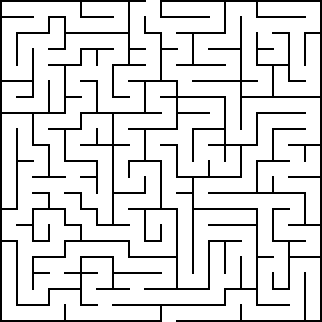
#> input picture Solve the Maze/Test images/20x20.png, 322 x 322 px, found by its file name
$ python 'MazeSolver 20*20.py'   (older library calls are emulated)
#> lines starting #> are read from the running program, lines starting #| are printed output that depends on the picture; after the words box and inside, x2 and y2 are one past the last pixel; in counts of white or black regions, pixels touching at a corner belong together
import cv2
import numpy as np

filename = '20x20'
img = cv2.imread(filename+'.png')
#> img is the input picture: shape (322, 322, 3); 86.4% white; black in thin lines or dots
cv2.imshow('Maze', img)

# Binary conversion
gray = cv2.cvtColor(img, cv2.COLOR_BGR2GRAY)
#> gray: shape (322, 322); 86.4% white; black in thin lines or dots
# Inverting tholdolding will give us a binary image with a white wall and a black background.
ret, thresh = cv2.threshold(gray, 127, 255, cv2.THRESH_BINARY_INV)
#> thresh: shape (322, 322); 13.6% white in thin lines or dots
cv2.imwrite(filename+'/1. Threshold1.jpg', thresh)
cv2.imshow('Threshold 1', thresh)

# Contours
image, contours, hierarchy = cv2.findContours(thresh, cv2.RETR_EXTERNAL, cv2.CHAIN_APPROX_NONE)
#> contours = 2 contours; box (x1, y1, x2, y2) and area: (0, 0, 306, 322) 5044, (160, 0, 322, 322) 2116
dc = cv2.drawContours(thresh, contours, 0, (255, 255, 255), 5)
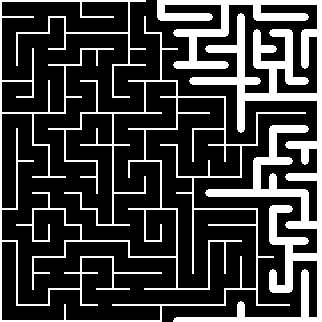
#> dc: shape (322, 322); 23.5% white; 2 white regions, box (x1, y1, x2, y2) and area: (157, 0, 322, 322) 14423, (0, 0, 306, 322) 9892
cv2.imwrite(filename+'/2. Contours1.jpg', dc)
cv2.imshow('Contours 1', dc)

dc = cv2.drawContours(dc, contours, 1, (0,0,0) , 5)
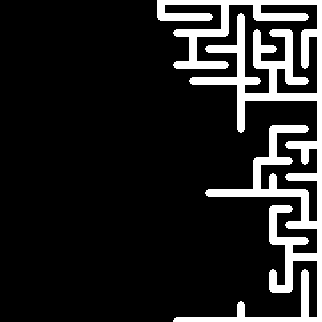
#> dc: shape (322, 322); 13.9% white; 1 white region, box (x1, y1, x2, y2) and area: (157, 0, 322, 322) 14423
cv2.imwrite(filename+'/3. Contours2.jpg', dc)
cv2.imshow('Contours 2', dc)

ret, thresh = cv2.threshold(dc, 240, 255, cv2.THRESH_BINARY)
cv2.imwrite(filename+'/4. Threshold2.jpg', thresh)
cv2.imshow('Threshold 2', thresh)

ke = 19
kernel = np.ones((ke, ke), np.uint8)

# Dilate


dilation = cv2.dilate(thresh, kernel, iterations=1)
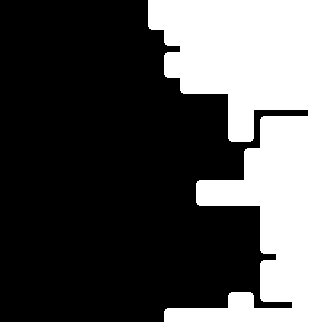
#> dilation: shape (322, 322); 32.5% white; 1 white region, box (x1, y1, x2, y2) and area: (148, 0, 322, 322) 33735
cv2.imwrite(filename+'/5. Dilation.jpg', dilation)
cv2.imshow('Dilation', dilation)

# Erosion


erosion = cv2.erode(dilation, kernel, iterations=1)
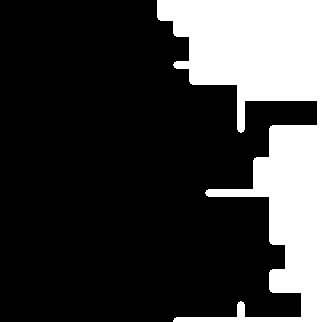
#> erosion: shape (322, 322); 24% white; 1 white region, box (x1, y1, x2, y2) and area: (157, 0, 322, 322) 24933
cv2.imwrite(filename+'/6. Erosion.jpg', erosion)
cv2.imshow('Erosion', erosion)

# Find differences between two images
diff = cv2.absdiff(dilation, erosion)
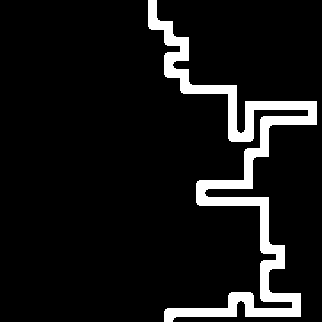
#> diff: shape (322, 322); 8.5% white; 1 white region, box (x1, y1, x2, y2) and area: (148, 0, 317, 322) 8802
cv2.imwrite(filename+'/7. Difference.jpg', diff)
cv2.imshow('Difference', diff)

# splitting the channels of maze


# Write code for splitting channels of Maze


# In order to display the solution on the original maze image, first divide the original maze into r, g, b components.
# Now create a mask by inverting the diff image.
# The bitwise and r and g components of the original maze using the mask created in the last step.
# This step will remove the red and green components from the image portion of the maze solution.
# The last one is to merge all the components and we will use the blue marked solution.

# masking out the green and red colour from the solved path
#> (the run stopped early here; a loop or call above may not have finished)

$ run again, with Solve the Maze/Test images/50x50.png copied over Solve the Maze/Test images/20x20.png
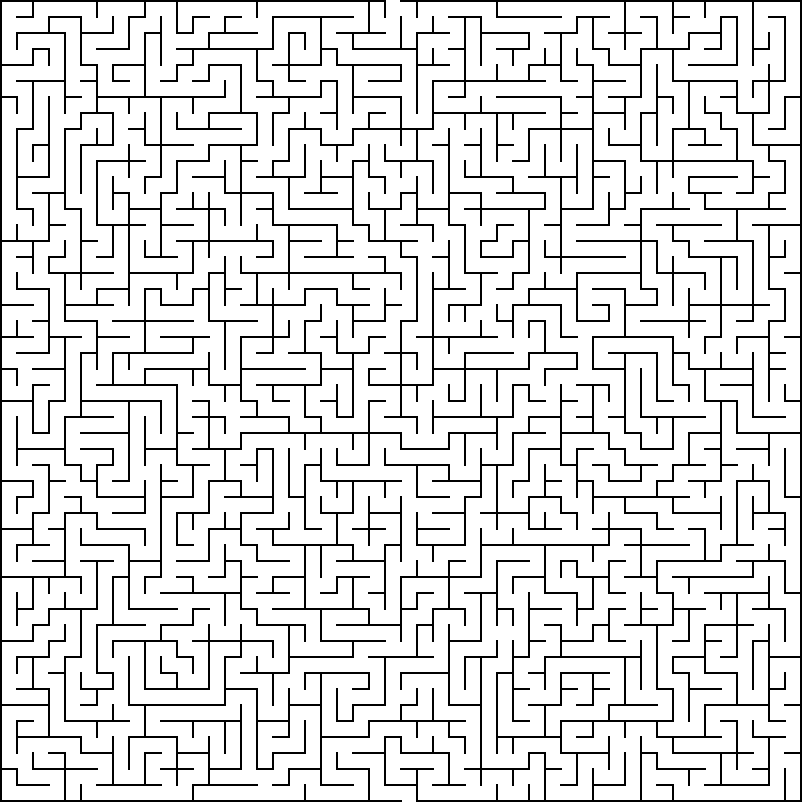
#> input picture Solve the Maze/Test images/50x50.png, 802 x 802 px, found by its file name
#> img is the input picture: shape (802, 802, 3); 87.1% white; black in thin lines or dots
#> gray: shape (802, 802); 87.1% white; black in thin lines or dots
#> thresh: shape (802, 802); 12.9% white in thin lines or dots
#> contours = 2 contours; box (x1, y1, x2, y2) and area: (160, 0, 802, 802) 25012, (0, 0, 546, 802) 17486
#> `dc = cv2.drawContours(dc, contours, 1, (0,0,0) , 5)`:
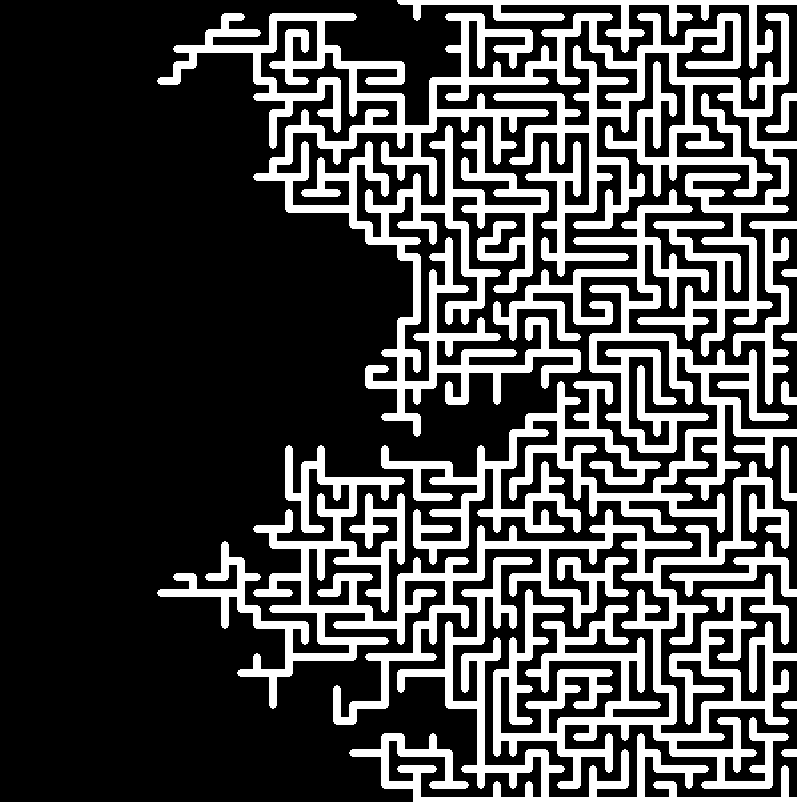
#> dc: shape (802, 802); 28.8% white; 1 white region, box (x1, y1, x2, y2) and area: (157, 0, 802, 802) 185500
#> dilation: shape (802, 802); 62.4% white; 1 black region, box (x1, y1, x2, y2) and area: (0, 0, 548, 802) 242065
#> erosion: shape (802, 802); 56.4% white; 1 black region, box (x1, y1, x2, y2) and area: (0, 0, 557, 802) 280243
#> `diff = cv2.absdiff(dilation, erosion)`:
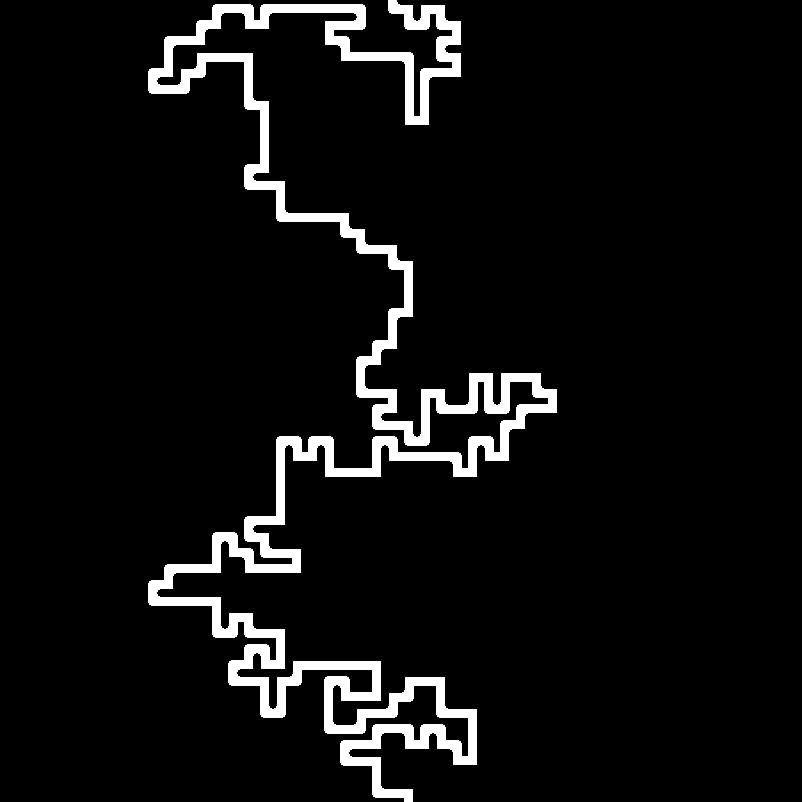
#> diff: shape (802, 802); 5.9% white; 1 white region, box (x1, y1, x2, y2) and area: (148, 0, 557, 802) 38178
